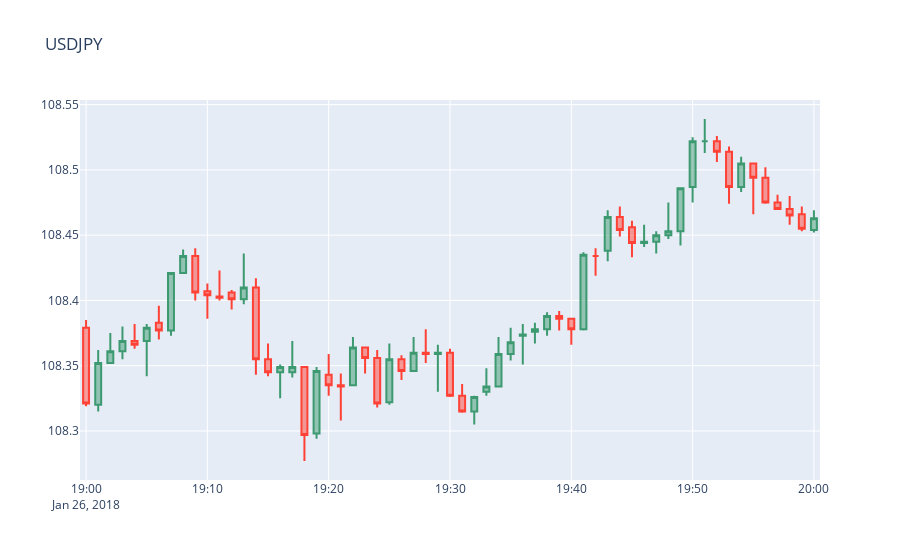

The code cell stored with this chart in its notebook:
### Markdown cell above
El precio inicia a la baja con un open price de 112.787, en la media hora previa al indicador el precio disminuye bastante y cierra cuando sucede el indicador con un close price de 112.579. Después del indicador el precio termina subiendo a un precio de close de 112.616 a los 30 minutos del indicador.

### Code cell
m.gv5
